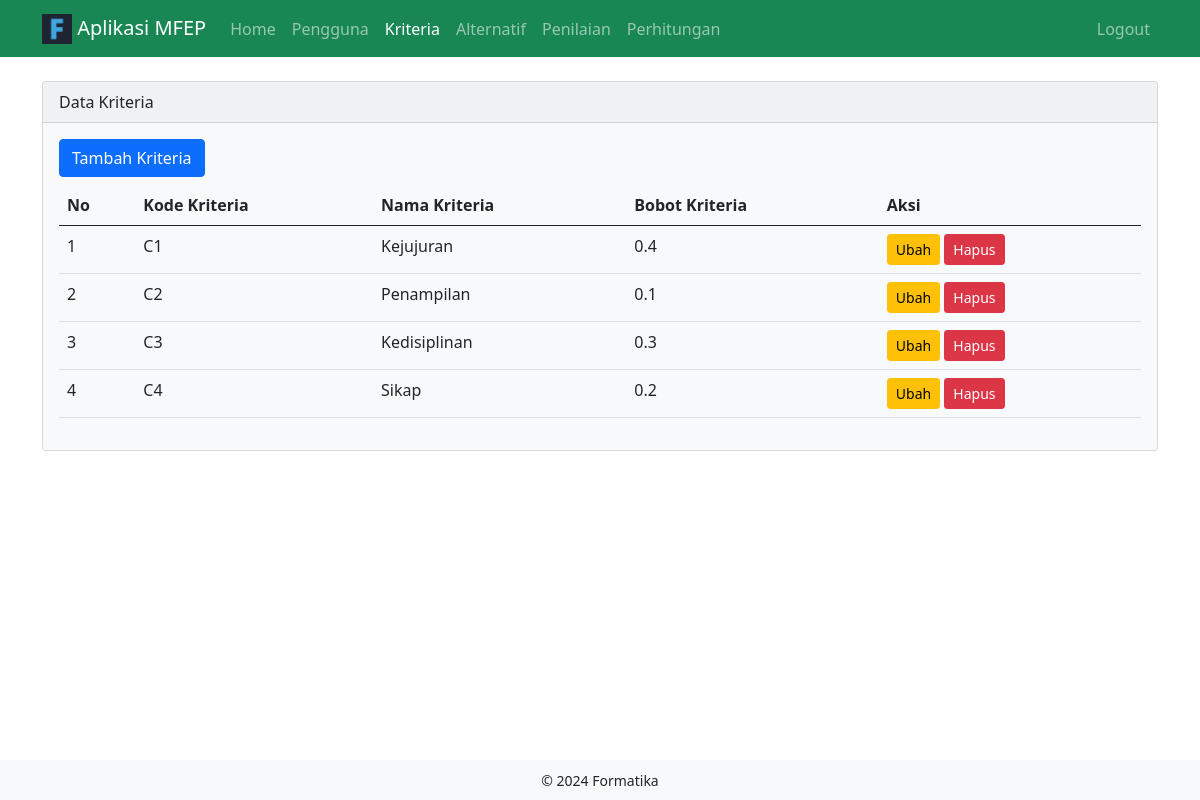
Screenshot of /kriteria-list.php (signed in) with the database file from the repository.
### tables this page shows
CREATE TABLE `kriteria` (
  `id` int NOT NULL,
  `kode_kriteria` varchar(5) NOT NULL,
  `nama_kriteria` varchar(50) NOT NULL,
  `bobot_kriteria` float NOT NULL
);

### kriteria-list.php (the view, shortened to what this page needs)
<?php
include 'config.php';
$stmt = $pdo->query("SELECT * FROM kriteria");
$kriteria = $stmt->fetchAll();
include 'includes/header.php';
?>
<div class="container">
    <div class="card text-dark bg-light">
        <div class="card-header">
            Data Kriteria
        </div>
        <div class="card-body">
            <a href="kriteria-create.php" class="btn btn-primary mb-2">Tambah Kriteria</a>
            <table class="table table-hover">
                <thead>
                    <tr>
                        <th>No</th>
                        <th>Kode Kriteria</th>
                        <th>Nama Kriteria</th>
                        <th>Bobot Kriteria</th>
                        <th>Aksi</th>
                    </tr>
                </thead>
                <tbody>
                    <?php $no = 1; ?>
                    <?php foreach ($kriteria as $row): ?>
                        <tr>
                            <td><?php echo $no++; ?></td>
                            <td><?php echo $row['kode_kriteria']; ?></td>
                            <td><?php echo $row['nama_kriteria']; ?></td>
                            <td><?php echo $row['bobot_kriteria']; ?></td>
                            <td>
                                <a href="kriteria-edit.php?id=<?php echo $row['id']; ?>" class="btn btn-sm btn-warning">Ubah</a>
                                <button class="btn btn-sm btn-danger" data-bs-toggle="modal" data-bs-target="#deleteModal" data-id="<?php echo $row['id']; ?>">Hapus</button>
                            </td>
                        </tr>
                    <?php endforeach; ?>
                </tbody>
            </table>
        </div>
    </div>
</div>
<?php include 'includes/footer.php'; ?>

### assets/css/style.css (style rules this page uses)
body { padding-bottom: 50px; }

### rows the page displays
kriteria: kode_kriteria "C1", nama_kriteria "Kejujuran", bobot_kriteria "0.4"
kriteria: kode_kriteria "C2", nama_kriteria "Penampilan", bobot_kriteria "0.1"
kriteria: kode_kriteria "C3", nama_kriteria "Kedisiplinan", bobot_kriteria "0.3"
kriteria: kode_kriteria "C4", nama_kriteria "Sikap", bobot_kriteria "0.2"
